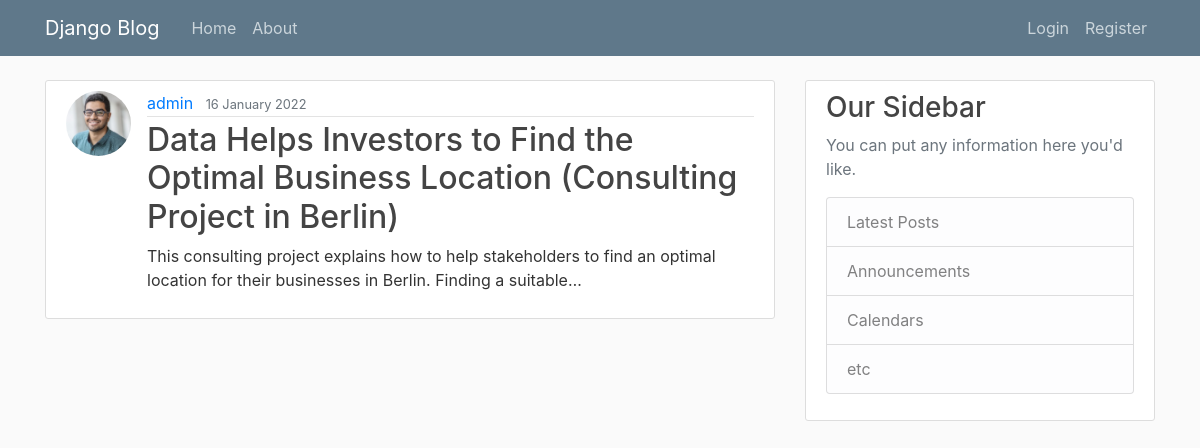
The app's page /post/2/ with its own data.
### blog/models.py (models this page shows, shortened)
class Post(models.Model):
  title = models.CharField(max_length=100)
  content = models.TextField()
  date_posted = models.DateTimeField(default=timezone.now)
  author = models.ForeignKey(to=User, on_delete= models.CASCADE)

### users/models.py (models this page shows, shortened)
class Profile(models.Model):
  user = models.OneToOneField(User, on_delete=models.CASCADE)
  image = models.ImageField(default='default.jpg', upload_to = 'profile_pics')

### blog/views.py (the view)
# urls.py: path('post/<int:pk>/', PostDetailView.as_view(), name = 'post-detail' ),
class PostDetailView(DetailView):
  model = Post

### blog/templates/blog/post_detail.html (shortened to what this page needs)
{% extends "blog/base.html" %}
{% block content %}
   <article class="media content-section">
     <img class="rounded-circle article-img" src="{{object.author.profile.image.url}}"/>
      <div class="media-body">
        <div class="article-metadata">
          <a class="mr-2" href="{%url 'user-posts' post.author.username %}">{{ object.author }}</a>
          <small class="text-muted">{{ object.date_posted | date:"d F Y"}}</small>
        </div>
        <h2 class="article-title">{{ object.title }}</h2>
        <p class="article-content">{{ object.content }}</p>
      </div>
    </article>
{% endblock content %}

### blog/static/blog/main.css (style rules this page uses)
body { background: #fafafa; color: #333333; margin-top: 5rem; }
h1, h2, h3, h4, h5, h6 { color: #444444; }
.content-section { background: #ffffff; padding: 10px 20px; border: 1px solid #dddddd; border-radius: 3px; margin-bottom: 20px; }
.article-title { color: #444444; }
.article-content { white-space: pre-line; }
.article-img { height: 65px; width: 65px; margin-right: 16px; }
.article-metadata { padding-bottom: 1px; margin-bottom: 4px; border-bottom: 1px solid #e3e3e3 }

### records on screen
Post: author.profile.image (picture), author "admin", date_posted "16 January 2022", title "Data Helps Investors to Find the Optimal Business Location (Consulting Project in Berlin)", content "This consulting project explains how to help stakeholders to find an optimal location for their businesses in Berlin. Finding a suitable…"
